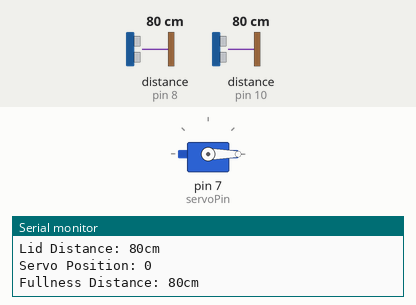
A program run on a simulated Arduino Uno, built with avr-gcc and run on an emulated ATmega328P. Parts: servo, the last lines printed to the serial monitor. Wiring (inferred from the names in the program): 2 × ultrasonic range finder: trigger pin 9, echo pin 8 / trigger pin 11, echo pin 10. The test bench sets the inputs (shaded band); at power-on: distance to the obstacle (sensors on pin 8, pin 10) 80 cm. The echo pulse lasts 58.3 µs per cm.

Above: at 1.2 s.
1.3 s: distance to the obstacle (sensor on pin 8) set to 18 cm
At 3.9 s:
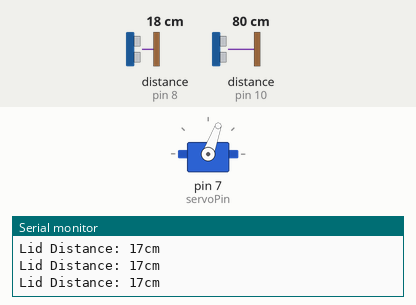
4.2 s: distance to the obstacle (sensor on pin 8) set to 20 cm
6.9 s: distance to the obstacle (sensor on pin 8) set to 24 cm
At 8.9 s:
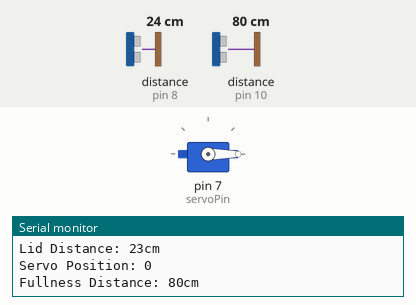
12.8 s: distance to the obstacle (sensor on pin 8) set to 2 cm
At 14.5 s:
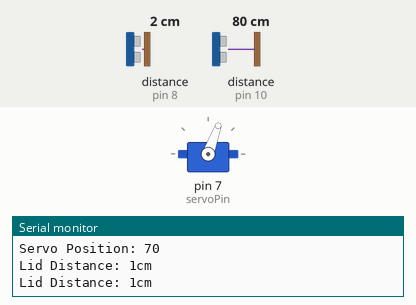
Timing chart, 0 to 16.0 s (numbered marks = the images above; inputs shaded):
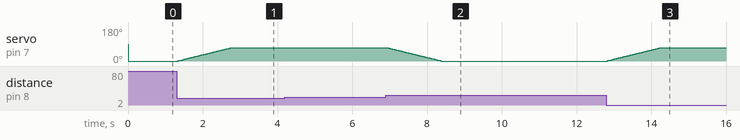

Measured:
- the behaviour switches between 21 and 22 cm on distance to the obstacle (sensor on pin 8) (found by bisection; images 1 and 2)
- after the input at 1.3 s, servo on pin 7 (servoPin): moves from 0° to 70° over 1.4 s, starting at once
- after the input at 6.9 s, servo on pin 7 (servoPin): moves from 70° to 0° over 1.4 s, starting after 0.05 s
- after the input at 12.8 s, servo on pin 7 (servoPin): moves from 0° to 70° over 1.4 s, starting at once

The program:

main.cpp
```cpp
#include <Arduino.h>
#include <Servo.h>

// put function declarations here:
int lid_cm = 0;
int fullness_cm = 0;
int fullness_trigPin = 11;
int fullness_echoPin = 10;
int lid_trigPin = 9;
int lid_echoPin = 8;
int servoPin = 7;
int servoPos = 0;
int delayMillis = 100;
bool lidOpen = false;
Servo servo;

long readUltrasonicDistance(int trigPin, int echoPin, String dataName);
void runServo(int lid_distance);
void printServoPos();

void setup()
{
  // put your setup code here, to run once:
  servo.attach(servoPin);
  Serial.begin(9600);
}

void loop()
{
  // put your main code here, to run repeatedly:
  lid_cm = readUltrasonicDistance(lid_trigPin, lid_echoPin, "Lid");
  runServo(lid_cm);
  if (!(lid_cm <= 20 && !(lid_cm <= 0 && !lidOpen)))
  {
    fullness_cm = readUltrasonicDistance(fullness_trigPin, fullness_echoPin, "Fullness");
  }
  delay(delayMillis);
}

// put function definitions here:
long readUltrasonicDistance(int trigPin, int echoPin, String dataName)
{
  pinMode(trigPin, OUTPUT); // Clear the trigger
  digitalWrite(trigPin, LOW);
  delayMicroseconds(2);
  // Sets the trigger pin to HIGH state for 10 microseconds
  digitalWrite(trigPin, HIGH);
  delayMicroseconds(10);
  digitalWrite(trigPin, LOW);
  pinMode(echoPin, INPUT);
  // Reads the echo pin, and returns the sound wave travel time in microseconds
  long distance = 0.01723 * pulseIn(echoPin, HIGH);
  Serial.print(dataName);
  Serial.print(" Distance: ");
  Serial.print(distance);
  Serial.print("cm");
  Serial.println();
  return distance;
}

void runServo(int cm)
{
  if (cm <= 20)
  {
    for (servoPos; servoPos <= 70; servoPos += 1)
    {
      printServoPos();
      servo.write(servoPos);
      lidOpen = true;
    }
    return;
  }

  for (servoPos; servoPos >= 0; servoPos -= 1)
  {
    printServoPos();
    servo.write(servoPos);
    if (servoPos <= 0)
    {
      lidOpen = false;
      break;
    }
  }
}

void printServoPos()
{
  Serial.print("Servo Position: ");
  Serial.print(servoPos);
  Serial.println();
}
```
